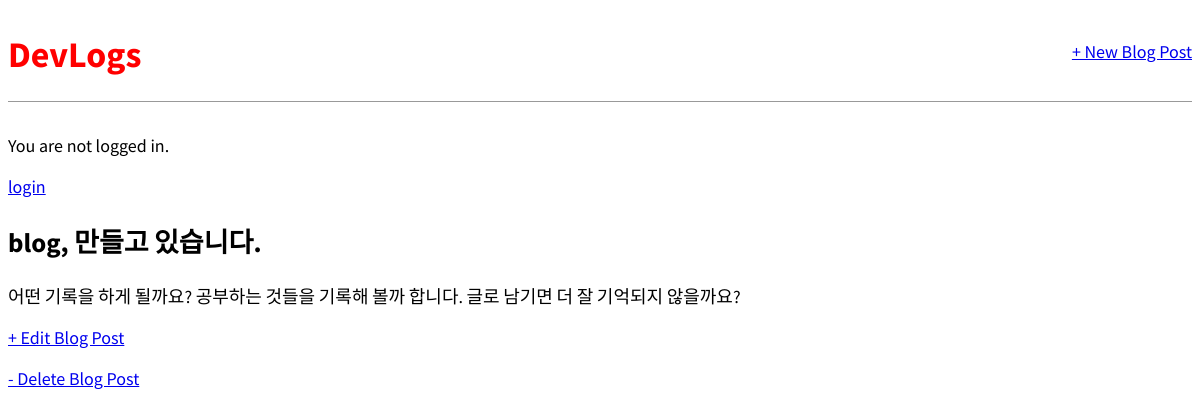
Screenshot of /post/3/ with the database file from the repository.
### blog/models.py (models this page shows, shortened)
class Post(models.Model):
    title = models.CharField(max_length=200)
    author = models.ForeignKey(
        'auth.User',
        on_delete=models.CASCADE,
    )
    body = models.TextField()

### blog/views.py (the view)
# urls.py: path('post/<int:pk>/', views.BlogDetailView.as_view(), name='post_detail'),
class BlogDetailView(DetailView):
    model = Post
    template_name = 'post_detail.html'
    context_object_name = 'post'

### templates/post_detail.html
{% extends 'base.html' %}
{% block content %}
    <div class="post_entry">
        <h2>{{ post.title }}</h2>
        <p>{{ post.body }}</p>
    </div>
    <p><a href="{% url 'post_edit' post.pk %}">+ Edit Blog Post</a></p>
    <p><a href="{% url 'post_delete' post.pk %}">- Delete Blog Post</a></p>
{% endblock content %}

### static/css/base.css (style rules this page uses)
body { font-family: 'Source Sans Pro', sans-serif; font-size: 18px; }

### rows the page displays
Post: title "blog, 만들고 있습니다.", body "어떤 기록을 하게 될까요? 공부하는 것들을 기록해 볼까 합니다. 글로 남기면 더 잘 기억되지 않을까요?"
